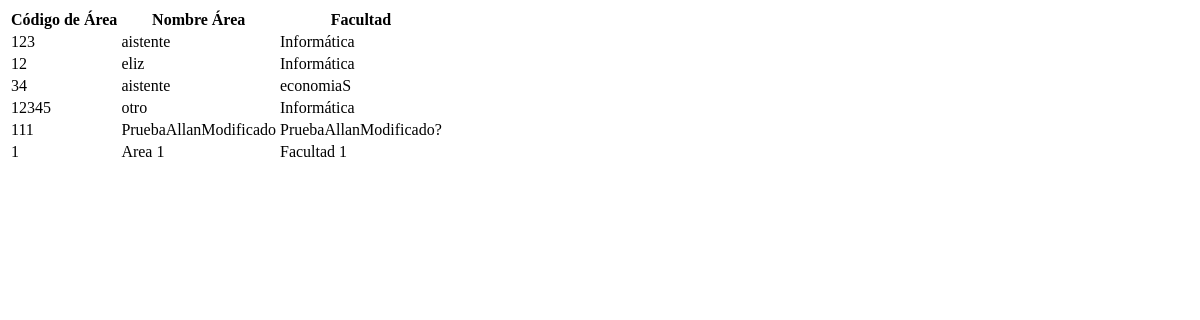
The app's page /Datos/ca_cargarAreaVinculacion.php, older data.
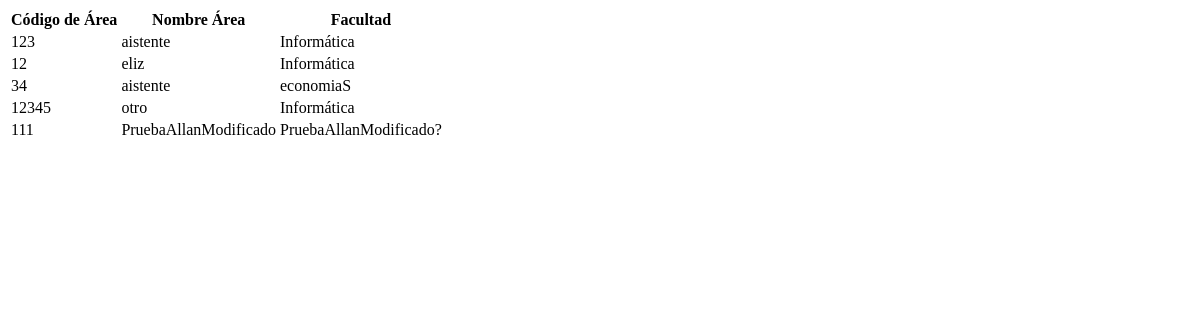
The same page, newer data.
### tables this page shows
CREATE TABLE IF NOT EXISTS `ca_vinculaciones` (
  `codigo` int(11) NOT NULL,
  `nombre` varchar(50) DEFAULT NULL,
  `cod_facultad` int(11) DEFAULT NULL
);

CREATE TABLE IF NOT EXISTS `ca_facultades` (
  `codigo` int(11) NOT NULL,
  `nombre` varchar(50) DEFAULT NULL
);

### Datos/ca_cargarAreaVinculacion.php (the view, shortened to what this page needs)
<?php
include 'conexion.php';
$query = mysql_query("CALL SP_OBTENER_AREAS_VINCULACION(@pcMensajeError)", $enlace);
?>
  <!DOCTYPE html>
  <html lang="en">
  <body>
    <div class="box-body table-responsive">
      <table id="tabla_prioridad" class='table table-bordered table-striped'>
        <thead>
          <tr>
            <th>Código de Área</th>
            <th>Nombre Área</th>
            <th>Facultad</th>
            <th></th>
          </tr>
        </thead>
        <tbody>
          <?php
          while ($row = mysql_fetch_array($query))
          {
        ?>
            <tr>
              <td>
                <?php echo $row['codigo'] ?>
              </td>
              <td>
                <?php echo $row['nombre'] ?>
              </td>
              <td>
                <?php echo $row['facultad'] ?>
              </td>
              <td>
              </td>
            </tr>
            <?php
                    }
                    ?>
        </tbody>
      </table>
    </div>
  </body>
  </html>

Row changes from the older to the newer data that the page shows:
removed ca_vinculaciones: codigo "1", nombre "Area 1", ca_facultades.nombre "Facultad 1"
